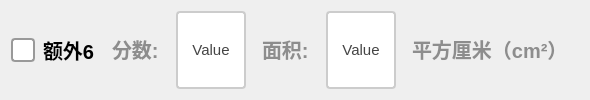
               <widget class="QWidget" name="widget_extra6" native="true">
                <layout class="QGridLayout" name="gridLayout_13">
                 <item row="0" column="0">
                  <layout class="QHBoxLayout" name="horizontalLayout_22" stretch="2,1,2,0,2,0">
                   <item>
                    <widget class="QCheckBox" name="ckb_extra6">
                     <property name="sizePolicy">
                      <sizepolicy hsizetype="Minimum" vsizetype="Minimum">
                       <horstretch>0</horstretch>
                       <verstretch>0</verstretch>
                      </sizepolicy>
                     </property>
                     <property name="styleSheet">
                      <string notr="true">QCheckBox {
    spacing: 8px;
    font-size: 20px;
    color: #333;
    font-weight: bold;        
    color:  rgb(0, 0, 0);       
}

/* 未选中状态 */
QCheckBox::indicator {
    width: 20px;
    height: 20px;
    border-radius: 4px; /* 方形，圆角可适当调整 */
    border: 2px solid #999;
    background: #ffffff;
}

/* 悬停效果 */
QCheckBox::indicator:hover {
    border: 2px solid #666;
}

/* 选中状态 */
QCheckBox::indicator:checked {
    border: 2px solid #2196F3;
    background-color: qradialgradient(
        cx:0.5, cy:0.5,
        radius:0.4,
        fx:0.5, fy:0.5,
        stop:0 #2196F3,
        stop:1 transparent
    );
}

/* 禁用状态 */
QCheckBox::indicator:disabled {
    border: 2px solid #ccc;
    background: #eee;
}

/* 选中时的文字颜色 */
QCheckBox:checked {
    color: #2196F3;
    font-weight: 500;
}

/* 点击动画效果 */
QCheckBox::indicator:pressed {
    border: 2px solid #1565C0;
    background-color: qradialgradient(
        cx:0.5, cy:0.5,
        radius:0.5,
        fx:0.5, fy:0.5,
        stop:0 #BBDEFB,
        stop:1 transparent
    );
}</string>
                     </property>
                     <property name="text">
                      <string>额外6</string>
                     </property>
                    </widget>
                   </item>
                   <item>
                    <widget class="QLabel" name="label_41">
                     <property name="styleSheet">
                      <string notr="true">QLabel {
       font-size: 20px;        
       font-weight: bold;        
       color:  rgb(141, 141, 141);       
       padding: 5px 5px;     
       border-bottom: 2px solid #cccccc; 
    }</string>
                     </property>
                     <property name="text">
                      <string>分数:</string>
                     </property>
                    </widget>
                   </item>
                   <item>
                    <widget class="QPushButton" name="btn_extra6score">
                     <property name="sizePolicy">
                      <sizepolicy hsizetype="Minimum" vsizetype="Minimum">
                       <horstretch>0</horstretch>
                       <verstretch>0</verstretch>
                      </sizepolicy>
                     </property>
                     <property name="maximumSize">
                      <size>
                       <width>100</width>
                       <height>100</height>
                      </size>
                     </property>
                     <property name="styleSheet">
                      <string notr="true">QPushButton {
    padding: 6px 14px;
    border: 2px solid #CCC;
    border-radius: 4px;
    background-color: white;
    color: #444;
    font-size: 15px; 
}

QPushButton:hover {
    border-color: #999;
    background-color: #F5F5F5;
}

QPushButton:pressed {
    border-color: #777;
    background-color: #EEE;
}</string>
                     </property>
                     <property name="text">
                      <string>Value</string>
                     </property>
                    </widget>
                   </item>
                   <item>
                    <widget class="QLabel" name="label_42">
                     <property name="styleSheet">
                      <string notr="true">QLabel {
       font-size: 20px;        
       font-weight: bold;        
       color:  rgb(141, 141, 141);       
       padding: 5px 5px;     
       border-bottom: 2px solid #cccccc; 
    }</string>
                     </property>
                     <property name="text">
                      <string>面积:</string>
                     </property>
                    </widget>
                   </item>
                   <item>
                    <widget class="QPushButton" name="btn_extra6area">
                     <property name="sizePolicy">
                      <sizepolicy hsizetype="Minimum" vsizetype="Minimum">
                       <horstretch>0</horstretch>
                       <verstretch>0</verstretch>
                      </sizepolicy>
                     </property>
                     <property name="maximumSize">
                      <size>
                       <width>100</width>
                       <height>100</height>
                      </size>
                     </property>
                     <property name="styleSheet">
                      <string notr="true">QPushButton {
    padding: 6px 14px;
    border: 2px solid #CCC;
    border-radius: 4px;
    background-color: white;
    color: #444;
    font-size: 15px; 
}

QPushButton:hover {
    border-color: #999;
    background-color: #F5F5F5;
}

QPushButton:pressed {
    border-color: #777;
    background-color: #EEE;
}</string>
                     </property>
                     <property name="text">
                      <string>Value</string>
                     </property>
                    </widget>
                   </item>
                   <item>
                    <widget class="QLabel" name="label_49">
                     <property name="styleSheet">
                      <string notr="true">QLabel {
       font-size: 20px;        
       font-weight: bold;        
       color:  rgb(141, 141, 141);       
       padding: 5px 5px;     
       border-bottom: 2px solid #cccccc; 
    }</string>
                     </property>
                     <property name="text">
                      <string>平方厘米（cm²）</string>
                     </property>
                    </widget>
                   </item>
                  </layout>
                 </item>
                </layout>
               </widget>
